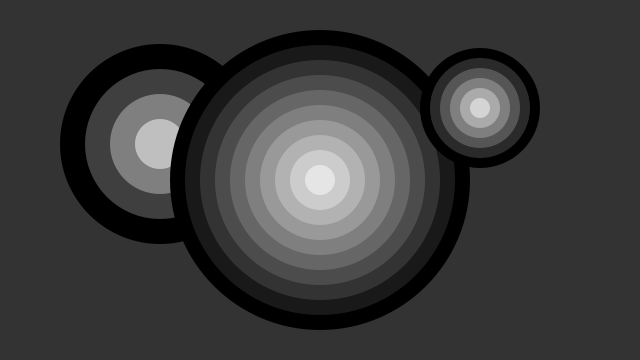
Frame 1 (no input)
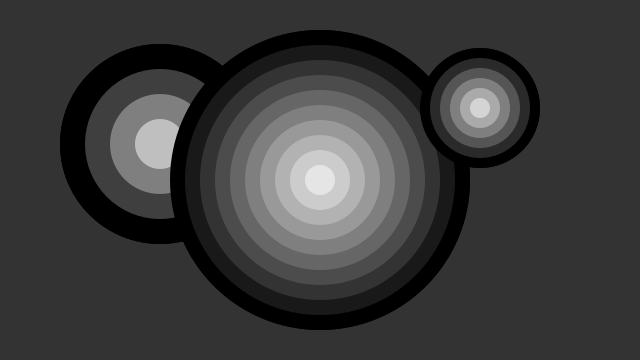
Frame 2 (the mouse pressed at the canvas centre, redrawn once)

The Processing sketch that drew these frames (run headless with seeded random() and noise(); the mouse was pressed at the canvas centre and the sketch redrawn once):

// Processing sketch: Functions
// ── Functions.pde
/**
 * Functions. 
 * 
 * The drawTarget() function makes it easy to draw many distinct targets. 
 * Each call to drawTarget() specifies the position, size, and number of 
 * rings for each target. 
 */

void setup() {
    size(640, 360);
    background(51);
    noStroke();
    noLoop();
}

void draw() {
    drawTarget(width * 0.25, height * 0.4, 200, 4);
    drawTarget(width * 0.5, height * 0.5, 300, 10);
    drawTarget(width * 0.75, height * 0.3, 120, 6);
}

void drawTarget(float xloc, float yloc, int size, int num) {
    float grayvalues = 255.0 / num;
    float steps = float(size) / num;

    for (int i = 0; i < num; i++) {
        fill(i * grayvalues);
        ellipse(xloc, yloc,
                size - i * steps,
                size - i * steps);
    }
}
